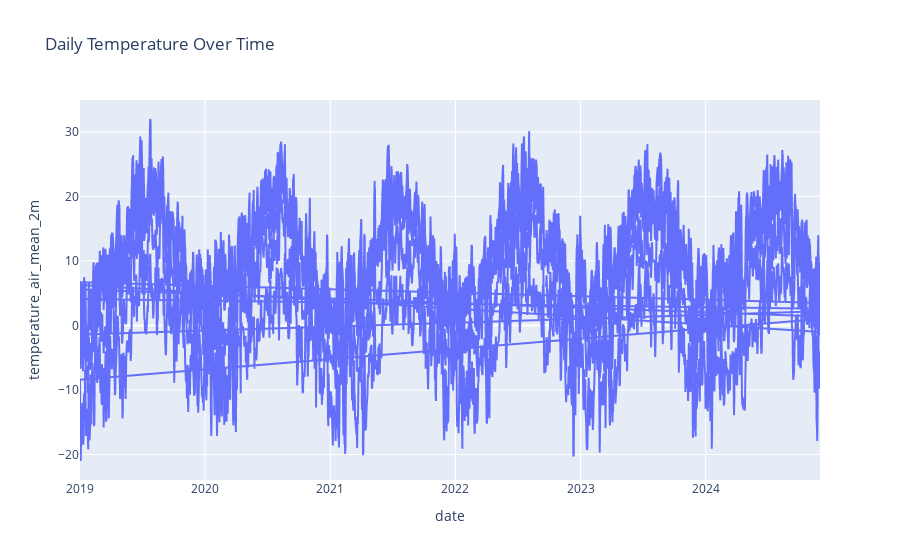

Here is the notebook cell this chart was saved with:
### Code cell
px.line(df, x="date", y="temperature_air_mean_2m", title="Daily Temperature Over Time")

### Figure 1 — Plotly figure (JSON) as saved in the notebook; plotly's stock layout.template omitted (floating-point values rounded to 4 significant figures; data arrays with more than 128 entries replaced by an {"elided": "..."} marker saying what was removed)
{"data": [{"hovertemplate": "date=%{x}<br>temperature_air_mean_2m=%{y}<extra></extra>", "legendgroup": "", "line": {"color": "#636efa", "dash": "solid"}, "marker": {"symbol": "circle"}, "mode": "lines", "name": "", "showlegend": false, "type": "scattergl", "x": {"elided": "15127 str values"}, "xaxis": "x", "y": {"elided": "15127 float values"}, "yaxis": "y"}], "layout": {"legend": {"tracegroupgap": 0}, "title": {"text": "Daily Temperature Over Time"}, "xaxis": {"anchor": "y", "domain": [0, 1], "title": {"text": "date"}}, "yaxis": {"anchor": "x", "domain": [0, 1], "title": {"text": "temperature_air_mean_2m"}}}}
